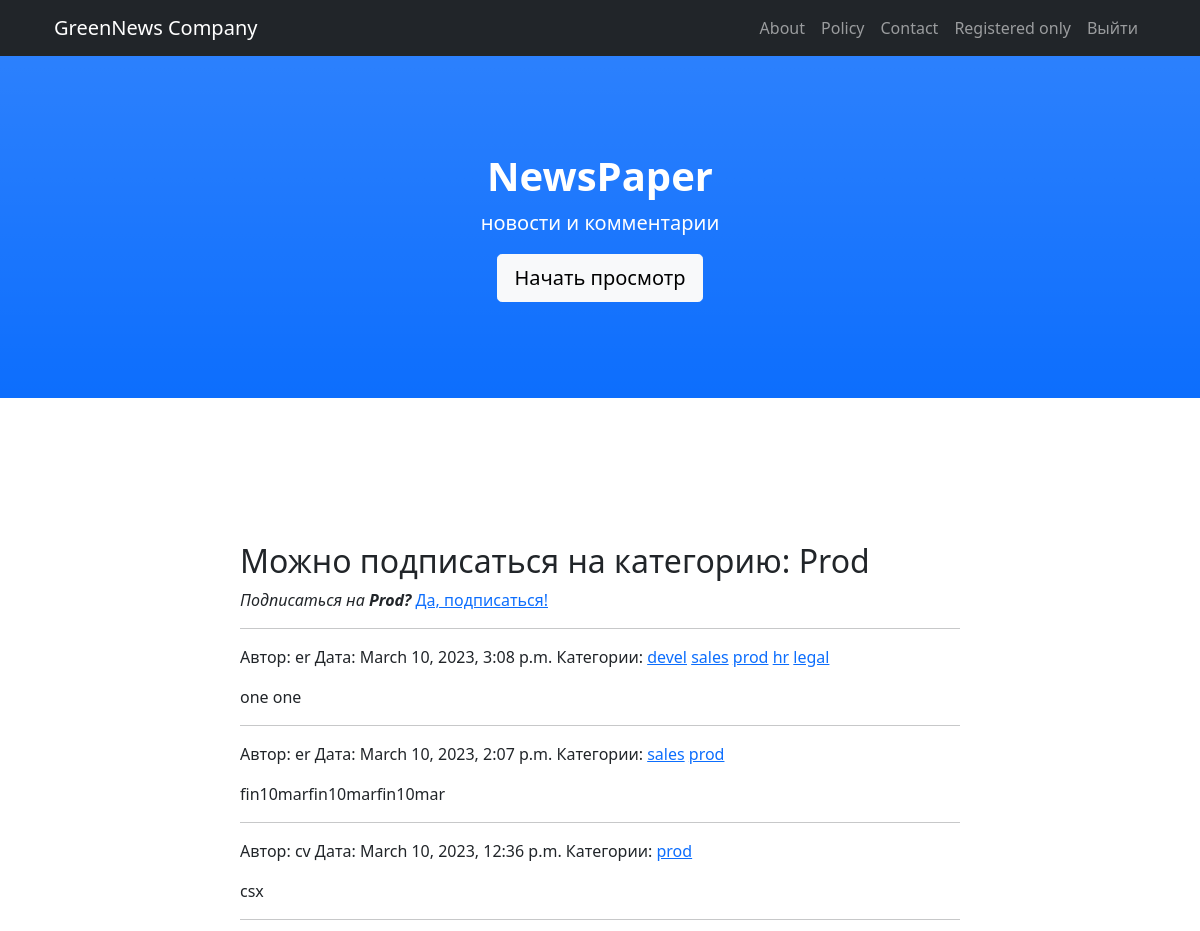
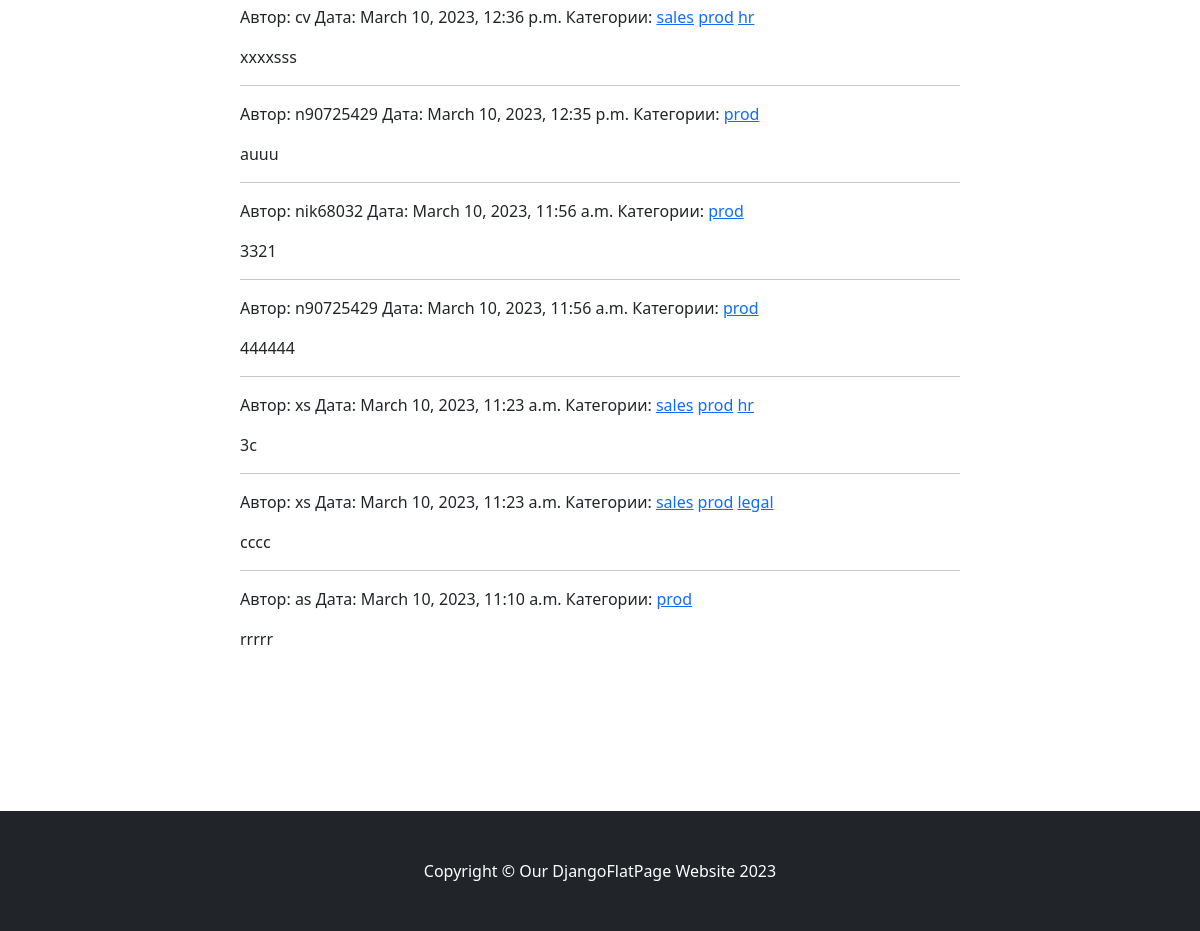
The page /posts/category/3/ (signed in) on the database as committed earlier (2 pictures, top to bottom).
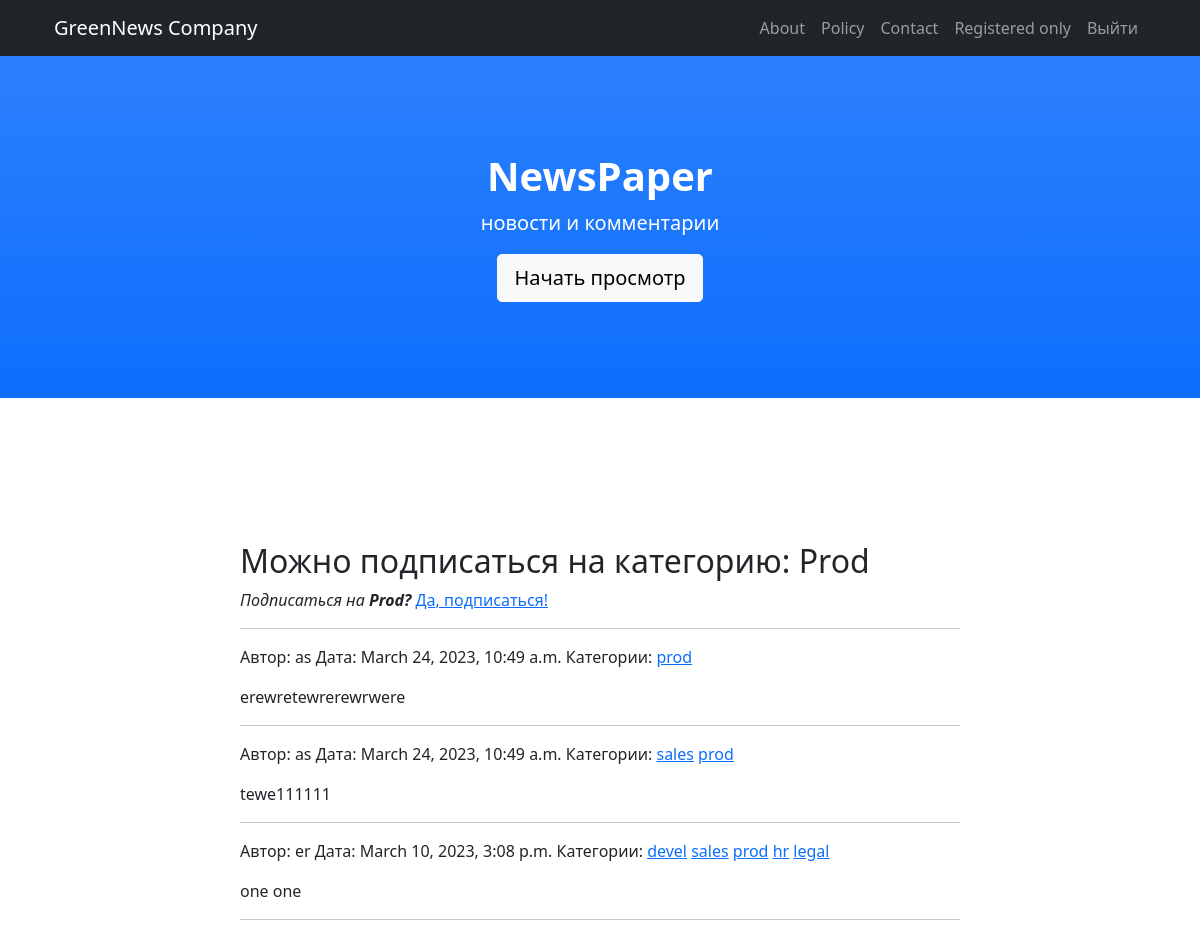
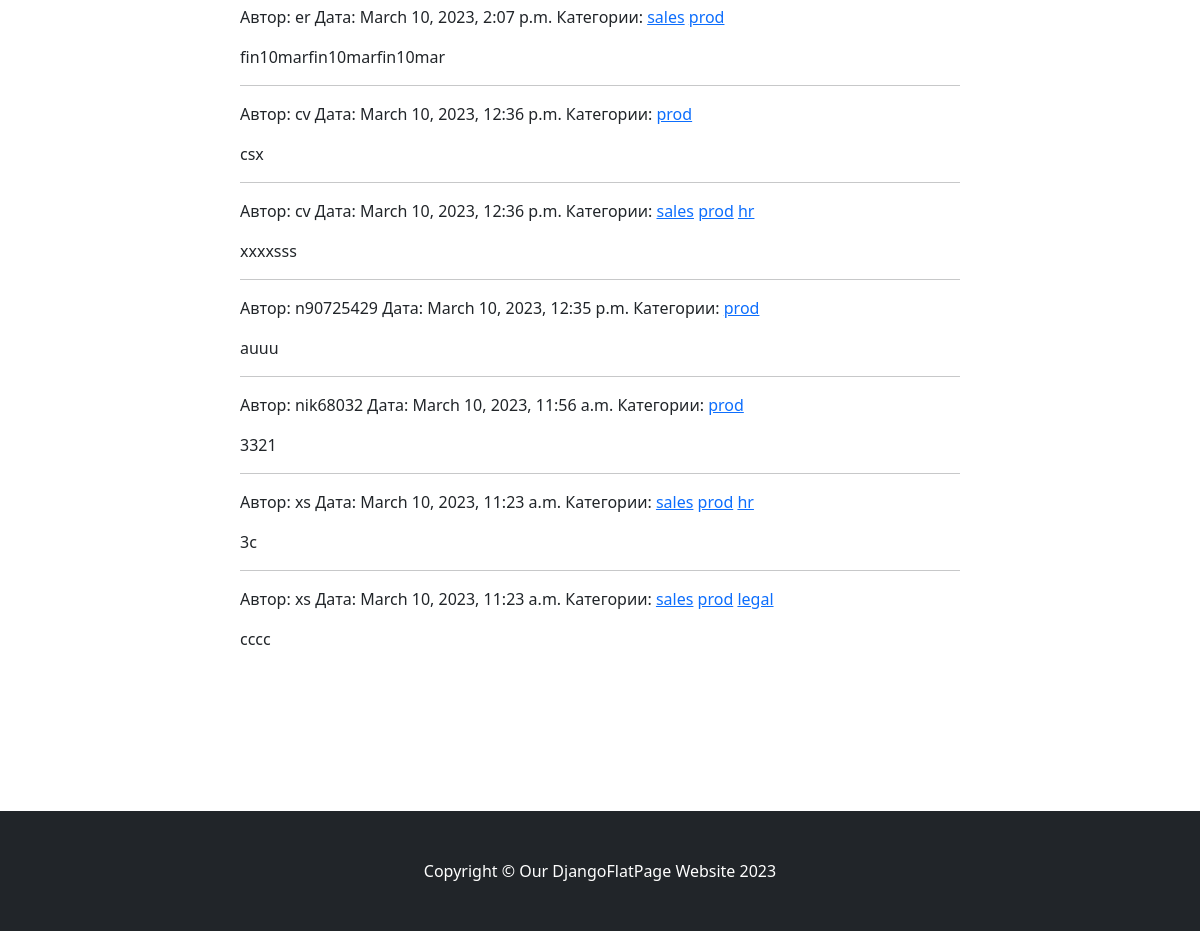
The same page on the database as committed later (2 pictures, top to bottom).
### news/models.py (models this page shows, shortened)
class Category(models.Model):
    name = models.CharField(max_length=64, unique=True)
    subscribers = models.ManyToManyField(User, blank=True, through='CategoryUser', related_name='subscr',)
    def __str__(self):
        return f'{self.name.title()}'

class Post(models.Model):
    postAuthor = models.ForeignKey(Author, on_delete=models.CASCADE,)
    postType = models.CharField(max_length=4, choices=post_types, default=news)
    postDatetime = models.DateTimeField(auto_now_add=True)
    category = models.ManyToManyField(Category, blank=True, through='PostCategory', related_name='posts',)
    head = models.CharField(max_length=124)
    postText = models.TextField()
    postRate = models.SmallIntegerField(default=0)

class Author(models.Model):
    authorName = models.OneToOneField(User, on_delete=models.CASCADE)
    authorRate = models.SmallIntegerField(default=0)

### news/views.py (the view)
# urls.py: path('category/<int:pk>/', PostCategoryView.as_view(), name='category'),
class PostCategoryView(ListView):
    model = Post
    template_name = 'news/category.html'
    context_object_name = 'posts'
    queryset = Post.objects.order_by('-postDatetime')
    paginate_by = 10
    def get_queryset(self):
        self.id = resolve(self.request.path_info).kwargs['pk']
        ctgr = Category.objects.get(id=self.id)
        queryset = Post.objects.filter(category=ctgr).order_by('-postDatetime')
        return queryset
    def get_context_data(self, **kwargs):
        context = super().get_context_data(**kwargs)
        user = self.request.user
        categry = Category.objects.get(id=self.id)
        subscribed = categry.subscribers.filter(email=user.email)
        if not subscribed:
            context['ctgry'] = categry
        return context

### news/templatetags/news_filters.py (called while the page is built)
@register.filter(name='censor')
def censor(value, arg='<banned>'):
    banned_words = [ 'пиздец', 'fuck', 'fucking', 'блядь', 'писец']
    if isinstance(value, str) and isinstance(arg, str):
        for i in banned_words:
            value = value.replace(i, arg)
        return value
    else:
        raise ValueError(f'Не применяется для {type(value)} и {type(arg)}')

### templates/news/category.html
{% extends 'flatpages/default.html' %}
{% block title %}
    {% if ctgry.id %}
        Можно подписаться на категорию: {{ ctgry }}
    {% else %} Вы подписаны на эту категорию.
    {% endif %}
{% endblock title %}
{% block content %}
{% if ctgry.id %}
<div>
    <em>
        Подписаться на <strong>{{ ctgry }}?</strong>
    </em>
    <a href="{% url 'subscribe' ctgry.id %}">Да, подписаться!</a>
</div>
{% endif %}
{% include 'news/includes/posts.html' %}
{% endblock content %}

### templates/flatpages/default.html (shortened to what this page needs)
{% load static %}
<!DOCTYPE html>
<html lang="en">
    <head>
        <link href="{% static 'css/styles.css' %}" rel="stylesheet">
    </head>
    <body id="page-top">
        <nav class="navbar navbar-expand-lg navbar-dark bg-dark fixed-top" id="mainNav">
            <div class="container px-4">
                <a class="navbar-brand" href="#page-top">GreenNews Company</a>
                <div class="collapse navbar-collapse" id="navbarResponsive">
                    <ul class="navbar-nav ms-auto">
                        <li class="nav-item"><a class="nav-link" href="/about/">About</a></li>
                        <li class="nav-item"><a class="nav-link" href="/policy/">Policy</a></li>
                        <li class="nav-item"><a class="nav-link" href="/contacts/">Contact</a></li>
                        <li class="nav-item"><a class="nav-link" href="/authorized_only/">Registered only</a></li>
                        {% if request.user.is_authenticated %}
                            <li class="nav-item"><a class="nav-link" href="/accounts/logout/">Выйти</a></li>
                        {% endif %}
                    </ul>
                </div>
            </div>
        </nav>
        <header class="bg-primary bg-gradient text-white">
            <div class="container px-4 text-center">
                <h1 class="fw-bolder">NewsPaper</h1>
                <p class="lead">новости и комментарии</p>
                <a class="btn btn-lg btn-light" href="#about">Начать просмотр</a>
            </div>
        </header>
        <section id="about">
            <div class="container px-4">
                <div class="row gx-4 justify-content-center">
                    <div class="col-lg-8">
                        <h2>
                            {% block title %}
                            {% endblock title %}
                        </h2>
                        {% block content %}{% endblock content %}
                    </div>
                </div>
            </div>
        </section>
        <footer class="py-5 bg-dark">
            <div class="container px-4"><p class="m-0 text-center text-white">Copyright &copy; Our DjangoFlatPage Website 2023</p></div>
        </footer>
    </body>
</html>

### templates/news/includes/posts.html
{% load news_filters %}
{% if posts %}
  {% for post in posts %}
      <hr>
      {% include 'news/includes/details.html' %}
      <p>{{ post.postText|censor }}</p>
  {% endfor %}
{% else %}
  <h2>Пока нет постов.</h2>
{% endif %}

### templates/news/includes/details.html (shortened to what this page needs)
{% load news_filters %}
<p>
    Автоp: {{ post.postAuthor.authorName.username }}
    Дата: {{ post.postDatetime }}
    Категории:
    {% for ctgry in post.category.values %}
        <a href="{%  url 'category' ctgry.id %}">{{ ctgry.name }}</a>
    {% endfor %}
</p>

Rows that differ between the two databases and show on the page:
removed Post: postAuthor.authorName.username "n90725429", postDatetime "March 10, 2023, 11:56 a.m.", postText|censor "444444", Category (name "prod")
no longer on this page (row unchanged): Post: postAuthor.authorName.username "as", postDatetime "March 10, 2023, 11:10 a.m.", postText|censor "rrrrr", Category (name "prod")
added Post: postAuthor.authorName.username "as", postDatetime "March 24, 2023, 10:49 a.m.", postText|censor "erewretewrerewrwere", Category (name "prod")
added Post: postAuthor.authorName.username "as", postDatetime "March 24, 2023, 10:49 a.m.", postText|censor "tewe111111", Category (name "sales"), Category (name "prod")
